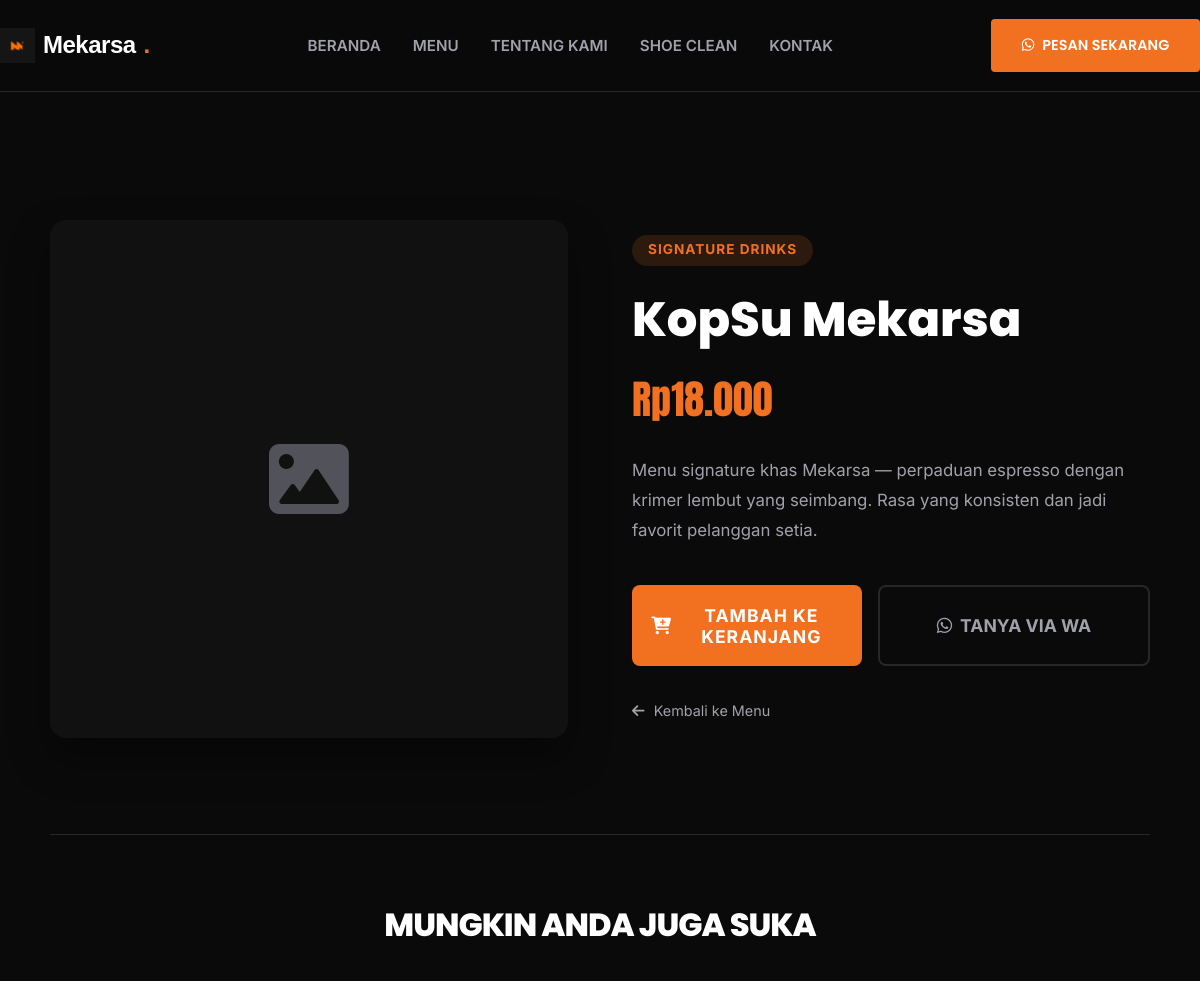
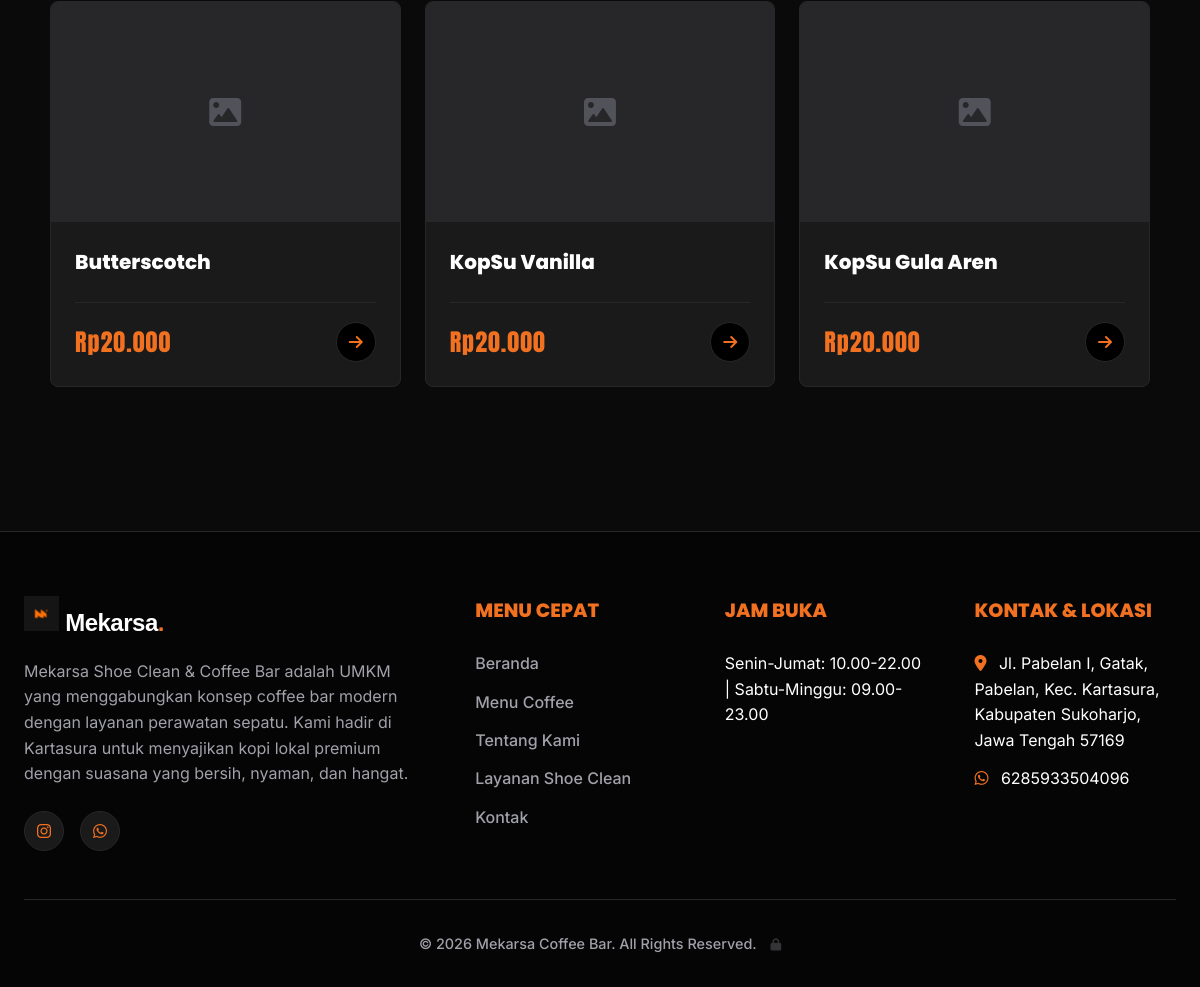
/product-detail.php?id=7, run on the app's committed database (2 pictures, top to bottom).
### tables this page shows
CREATE TABLE `settings` (
  `id` int(11) NOT NULL,
  `business_name` varchar(150) NOT NULL,
  `tagline` varchar(150) DEFAULT NULL,
  `description` text DEFAULT NULL,
  `address` text DEFAULT NULL,
  `phone` varchar(20) DEFAULT NULL,
  `whatsapp` varchar(20) DEFAULT NULL,
  `instagram` varchar(100) DEFAULT NULL,
  `maps_link` text DEFAULT NULL,
  `opening_hours` varchar(100) DEFAULT NULL,
  `updated_at` timestamp NOT NULL DEFAULT current_timestamp() ON UPDATE current_timestamp()
);

CREATE TABLE `products` (
  `id` int(11) NOT NULL,
  `category_id` int(11) NOT NULL,
  `name` varchar(100) NOT NULL,
  `description` text DEFAULT NULL,
  `price` decimal(10,2) NOT NULL,
  `stock` int(11) DEFAULT 0,
  `image` varchar(255) DEFAULT NULL,
  `is_featured` tinyint(1) DEFAULT 0,
  `status` enum('active','inactive') DEFAULT 'active',
  `created_at` timestamp NOT NULL DEFAULT current_timestamp(),
  `updated_at` timestamp NOT NULL DEFAULT current_timestamp() ON UPDATE current_timestamp()
);

CREATE TABLE `product_categories` (
  `id` int(11) NOT NULL,
  `name` varchar(100) NOT NULL,
  `description` text DEFAULT NULL,
  `created_at` timestamp NOT NULL DEFAULT current_timestamp()
);

### product-detail.php (the view, shortened to what this page needs)
<?php
try {
    $pdo = getDBConnection();
    $stmt = $pdo->query("SELECT * FROM settings LIMIT 1");
    $settings = $stmt->fetch(PDO::FETCH_ASSOC) ?: [
        'business_name' => 'Mekarsa Coffee Bar',
        'tagline' => 'Coffee First, Clean Vibes Always',
        'description' => '',
        'whatsapp' => '6285933504096',
        'instagram' => '',
        'address' => '',
        'opening_hours' => ''
    ];
    $wa_clean = preg_replace('/[^0-9]/', '', $settings['whatsapp']);
    $id = $_GET['id'] ?? 0;
    $prodStmt = $pdo->prepare("SELECT products.*, product_categories.name as category_name
                               FROM products
                               LEFT JOIN product_categories ON products.category_id = product_categories.id
                               WHERE products.id = ? AND products.status = 'active'");
    $prodStmt->execute([$id]);
    $product = $prodStmt->fetch(PDO::FETCH_ASSOC);
    $relatedStmt = $pdo->prepare("SELECT * FROM products
                                  WHERE category_id = ? AND id != ? AND status = 'active'
                                  ORDER BY RAND() LIMIT 3");
    $relatedStmt->execute([$product['category_id'], $id]);
    $relatedProducts = $relatedStmt->fetchAll(PDO::FETCH_ASSOC);
} catch (PDOException $e) {
    die("Error connecting to database.");
}
?>
<!DOCTYPE html>
<html lang="id">
<head>
    <link href="https://cdnjs.cloudflare.com/ajax/libs/font-awesome/6.0.0/css/all.min.css" rel="stylesheet">
    <link rel="stylesheet" href="public/css/style.css">
</head>
<body>
    <header class="header">
        <div class="container navbar">
            <a href="index.php" class="nav-logo">
                <img src="public/images/logo.png" alt="Mekarsa Logo" class="navbar-logo-img">
                <?= htmlspecialchars(explode(' ', $settings['business_name'])[0]) ?><span>.</span>
            </a>
            <ul class="nav-links" id="navLinks">
                <li><a href="index.php">Beranda</a></li>
                <li><a href="menu.php">Menu</a></li>
                <li><a href="about.php">Tentang Kami</a></li>
                <li><a href="support-service.php">Shoe Clean</a></li>
                <li><a href="contact.php">Kontak</a></li>
            </ul>
            <div class="nav-actions">
                <a href="https://wa.me/<?= $wa_clean ?>" target="_blank" class="btn btn-primary"><i class="fab fa-whatsapp"></i> Pesan Sekarang</a>
            </div>
        </div>
    </header>
    <main class="product-detail-container container">
        <div class="product-split">
            <div class="product-image-box">
                <?php if($product['image']): ?>
                    <img src="public/uploads/products/<?= htmlspecialchars($product['image']) ?>" alt="<?= htmlspecialchars($product['name']) ?>">
                <?php else: ?>
                    <i class="fas fa-image" style="font-size:5rem; color:#52525b;"></i>
                <?php endif; ?>
            </div>
            <div class="product-info-box">
                <span class="product-category-label"><?= htmlspecialchars($product['category_name'] ?? 'Pilihan Spesial') ?></span>
                <h1><?= htmlspecialchars($product['name']) ?></h1>
                <div class="product-price">Rp<?= number_format($product['price'], 0, ',', '.') ?></div>
                <p class="product-description">
                    <?= nl2br(htmlspecialchars($product['description'] ?? 'Belum ada deskripsi untuk produk ini.')) ?>
                </p>
                <div class="product-actions">
                    <form action="cart_action.php" method="POST">
                        <button type="submit" class="btn-add-cart">
                            <i class="fas fa-cart-plus"></i> Tambah ke Keranjang
                        </button>
                    </form>
                    <a href="https://wa.me/<?= $wa_clean ?>?text=Halo%20<?= htmlspecialchars(explode(' ', $settings['business_name'])[0]) ?>,%20saya%20tertarik%20dengan%20produk%20<?= urlencode($product['name']) ?>" target="_blank" class="btn-whatsapp">
                        <i class="fab fa-whatsapp"></i> Tanya via WA
                    </a>
                </div>
                <div style="margin-top: 2rem;">
                    <a href="menu.php" style="color: var(--color-text-muted); text-decoration: none; font-size: 0.9rem;">
                        <i class="fas fa-arrow-left" style="margin-right: 5px;"></i> Kembali ke Menu
                    </a>
                </div>
            </div>
        </div>
        <?php if(!empty($relatedProducts)): ?>
        <div class="related-products">
            <h2 style="font-size: 2rem; margin-bottom: 2rem; text-align: center;">Mungkin Anda Juga Suka</h2>
            <div class="menu-grid" style="display: grid; grid-template-columns: repeat(auto-fill, minmax(280px, 1fr)); gap: 1.5rem;">
                <?php foreach($relatedProducts as $rel): ?>
                    <div class="menu-card">
                        <div class="menu-img">
                            <?php if($rel['image']): ?>
                                <img src="public/uploads/products/<?= htmlspecialchars($rel['image']) ?>" alt="<?= htmlspecialchars($rel['name']) ?>">
                            <?php else: ?>
                                <div style="width:100%; height:100%; background:#27272a; display:flex; align-items:center; justify-content:center;">
                                    <i class="fas fa-image" style="font-size:2rem; color:#52525b;"></i>
                                </div>
                            <?php endif; ?>
                        </div>
                        <div class="menu-content">
                            <h3 class="menu-title"><a href="product-detail.php?id=<?= $rel['id'] ?>"><?= htmlspecialchars($rel['name']) ?></a></h3>
                            <div class="menu-footer" style="margin-top: 1rem;">
                                <span class="price">Rp<?= number_format($rel['price'], 0, ',', '.') ?></span>
                                <a href="product-detail.php?id=<?= $rel['id'] ?>" class="btn-icon" style="text-decoration:none;">
                                    <i class="fas fa-arrow-right"></i>
                                </a>
                            </div>
                        </div>
                    </div>
                <?php endforeach; ?>
            </div>
        </div>
        <?php endif; ?>
    </main>
    <footer id="contact" class="footer" style="margin-top: 4rem;">
        <div class="container">
            <div class="footer-grid">
                <div class="footer-col">
                    <a href="index.php" class="nav-logo" style="display: block; margin-bottom: 1rem;">
                        <img src="public/images/logo.png" alt="Mekarsa Logo" class="navbar-logo-img">
                        <?= htmlspecialchars(explode(' ', $settings['business_name'])[0]) ?><span>.</span>
                    </a>
                    <p><?= htmlspecialchars($settings['description'] ?? 'Mekarsa Coffee Bar') ?></p>
                    <div class="social-links">
                        <?php if(!empty($settings['instagram'])): ?>
                            <a href="https://instagram.com/<?= htmlspecialchars($settings['instagram']) ?>" target="_blank"><i class="fab fa-instagram"></i></a>
                        <?php endif; ?>
                        <a href="https://wa.me/<?= $wa_clean ?>" target="_blank"><i class="fab fa-whatsapp"></i></a>
                    </div>
                </div>
                <div class="footer-col">
                                        <h4>Menu Cepat</h4>
                    <ul class="footer-links">
                        <li><a href="index.php">Beranda</a></li>
                        <li><a href="menu.php">Menu Coffee</a></li>
                        <li><a href="about.php">Tentang Kami</a></li>
                        <li><a href="support-service.php">Layanan Shoe Clean</a></li>
                        <li><a href="contact.php">Kontak</a></li>
                    </ul>
                </div>
                <div class="footer-col">
                    <h4>Jam Buka</h4>
                    <ul class="footer-links">
                        <li><?= htmlspecialchars($settings['opening_hours'] ?? 'Buka Setiap Hari') ?></li>
                    </ul>
                </div>
                <div class="footer-col">
                    <h4>Kontak & Lokasi</h4>
                    <ul class="footer-links">
                        <li><i class="fas fa-map-marker-alt" style="color: var(--color-orange); margin-right: 8px;"></i> <?= htmlspecialchars($settings['address'] ?? '') ?></li>
                        <li><i class="fab fa-whatsapp" style="color: var(--color-orange); margin-right: 8px;"></i> <?= htmlspecialchars($settings['whatsapp'] ?? '') ?></li>
                    </ul>
                </div>
            </div>
            <div class="footer-bottom">
                &copy; <?= date('Y') ?> <?= htmlspecialchars($settings['business_name']) ?>. All Rights Reserved.
             <a href="portal-mekarsa/login.php" style="color: inherit; text-decoration: none; margin-left: 10px; opacity: 0.3; transition: opacity 0.3s;" onmouseover="this.style.opacity='1'" onmouseout="this.style.opacity='0.3'" title="Admin Login"><i class="fas fa-lock" style="font-size:0.85em;"></i></a>
            </div>
        </div>
    </footer>
</body>
</html>

### public/css/style.css (style rules this page uses)
:root { --color-bg-main: #0a0a0a; --color-bg-secondary: #111111; --color-bg-card: #1a1a1a; --color-text-main: #ffffff; --color-text-muted: #a1a1aa; --color-black: #000000; --color-white: #FFFFFF; --color-orange: #F27121; --color-orange-hover: #e06010; --color-border: #27272a; --font-logo: 'Satoshi', sans-serif; --font-title: 'Poppins', sans-serif; --font-price: 'Anton', sans-serif; --font-body: 'Inter', sans-serif; --font-tagline: 'Poppins', sans-serif; }
* { margin: 0; padding: 0; box-sizing: border-box; }
body { font-family: var(--font-body); background-color: var(--color-bg-main); color: var(--color-text-main); line-height: 1.6; overflow-x: hidden; }
a { text-decoration: none; color: inherit; }
h1, h2, h3, h4, h5, h6 { font-family: var(--font-title); font-weight: 800; color: var(--color-text-main); }
h2 { font-size: 2.5rem; margin-bottom: 1rem; text-align: center; text-transform: uppercase; letter-spacing: -1px; }
.price { font-family: var(--font-price); color: var(--color-orange); font-size: 1.5rem; letter-spacing: 1px; }
.container { max-width: 1200px; margin: 0 auto; padding: 0 1.5rem; }
.btn { display: inline-flex; align-items: center; justify-content: center; padding: 0.8rem 1.8rem; font-weight: 600; text-transform: uppercase; border-radius: 4px; transition: all 0.3s ease; cursor: pointer; border: 2px solid transparent; font-family: var(--font-title); font-size: 0.9rem; gap: 0.5rem; }
.btn-primary { background-color: var(--color-orange); color: var(--color-white); }
.header { position: sticky; top: 0; background-color: rgba(10, 10, 10, 0.95); backdrop-filter: blur(10px); z-index: 1000; border-bottom: 1px solid var(--color-border); }
.navbar { display: flex; justify-content: space-between; align-items: center; padding: 1.2rem 0; }
.nav-logo { font-family: var(--font-logo); font-weight: 700; font-size: 1.5rem; letter-spacing: -0.5px; color: var(--color-text-main); display: flex; align-items: center; gap: 0.5rem; }
.navbar-logo-img { height: 35px; width: auto; }
.nav-logo span { color: var(--color-orange); }
.nav-links { display: flex; gap: 2rem; list-style: none; }
.nav-links a { font-weight: 600; font-size: 0.95rem; color: var(--color-text-muted); transition: color 0.3s ease; text-transform: uppercase; }
.nav-actions { display: flex; gap: 1rem; }
.menu-grid { display: grid; grid-template-columns: repeat(auto-fill, minmax(280px, 1fr)); gap: 2rem; }
.menu-card { background: var(--color-bg-card); border: 1px solid var(--color-border); border-radius: 8px; overflow: hidden; transition: transform 0.3s ease, border-color 0.3s ease, box-shadow 0.3s ease; position: relative; display: flex; flex-direction: column; }
.menu-img { height: 220px; background-color: #111; position: relative; overflow: hidden; }
.menu-content { padding: 1.5rem; flex: 1; display: flex; flex-direction: column; }
.menu-title { font-size: 1.25rem; margin-bottom: 0.5rem; }
.menu-footer { display: flex; justify-content: space-between; align-items: center; border-top: 1px solid var(--color-border); padding-top: 1.2rem; }
.btn-icon { width: 40px; height: 40px; border-radius: 50%; background-color: var(--color-black); border: 1px solid var(--color-border); display: flex; align-items: center; justify-content: center; color: var(--color-orange); transition: all 0.3s ease; }
.footer { background-color: #050505; padding: 4rem 0 2rem; border-top: 1px solid var(--color-border); }
.footer-grid { display: grid; grid-template-columns: 2fr 1fr 1fr 1fr; gap: 3rem; margin-bottom: 3rem; }
.footer-col h4 { font-size: 1.2rem; margin-bottom: 1.5rem; color: var(--color-orange); text-transform: uppercase; }
.footer-col p { color: var(--color-text-muted); margin-bottom: 1.5rem; }
.footer-links { list-style: none; }
.footer-links li { margin-bottom: 0.8rem; }
.footer-links a { color: var(--color-text-muted); transition: color 0.3s; font-weight: 500; }
.social-links { display: flex; gap: 1rem; }
.social-links a { width: 40px; height: 40px; border-radius: 50%; background-color: var(--color-bg-card); border: 1px solid var(--color-border); color: var(--color-orange); display: flex; align-items: center; justify-content: center; transition: all 0.3s ease; }
.footer-bottom { text-align: center; padding-top: 2rem; border-top: 1px solid var(--color-border); color: var(--color-text-muted); font-size: 0.9rem; font-weight: 500; }

### data on the page
settings: business_name "Mekarsa", description "Mekarsa Shoe Clean & Coffee Bar adalah UMKM yang menggabungkan konsep coffee bar modern dengan layanan perawatan sepatu. Kami hadir di Kartasura untuk menyajikan kopi lokal premium dengan suasana yang bersih, nyaman, dan hangat.", opening_hours "Senin-Jumat: 10.00-22.00 | Sabtu-Minggu: 09.00-23.00", address "Jl. Pabelan I, Gatak, Pabelan, Kec. Kartasura, Kabupaten Sukoharjo, Jawa Tengah 57169", whatsapp "6285933504096", business_name "Mekarsa Coffee Bar"
products: category.name "SIGNATURE DRINKS", name "KopSu Mekarsa", price "18.000", description "Menu signature khas Mekarsa — perpaduan espresso dengan krimer lembut yang seimbang. Rasa yang konsisten dan jadi favorit pelanggan setia."
products: name "Butterscotch", price "20.000"
products: name "KopSu Vanilla", price "20.000"
products: name "KopSu Gula Aren", price "20.000"
